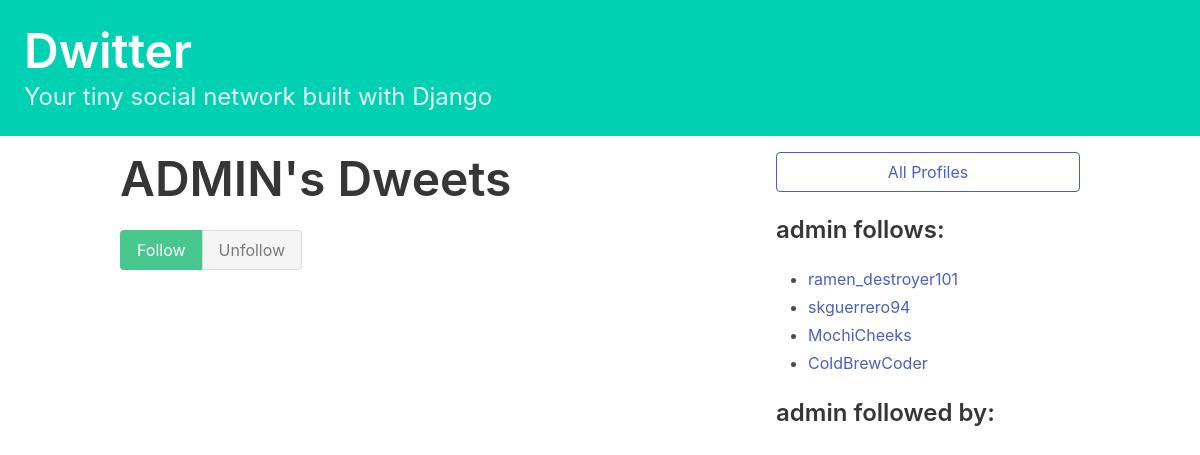
/profile/9 (signed in), run on an earlier commit of the app's database.
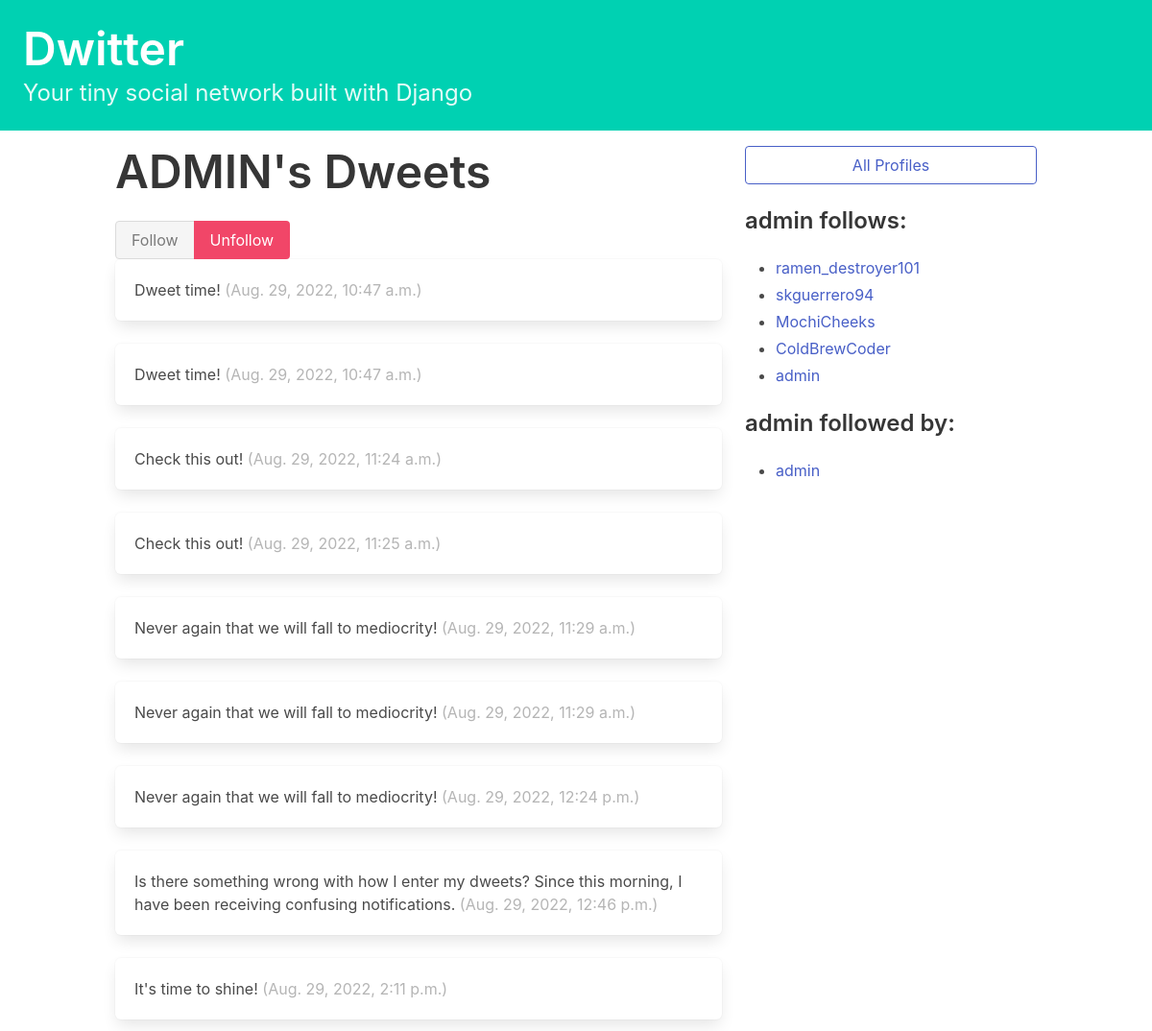
And on a later commit of the database.
### dwitter/models.py (models this page shows, shortened)
class Profile(models.Model):
    user = models.OneToOneField(User, on_delete=models.CASCADE)
    follows = models.ManyToManyField(
        "self",
        related_name="followed_by",
        symmetrical=False,
        blank=True
    )
    def __str__(self):
        return self.user.username

class Dweet(models.Model):
    user = models.ForeignKey(
        User, related_name="dweets", on_delete=models.DO_NOTHING
    )
    body = models.CharField(max_length=140)
    created_at = models.DateTimeField(auto_now_add=True)

### dwitter/views.py (the view, shortened to what this page needs)
# urls.py: path("profile/<int:pk>", profile, name="profile"),
def profile(request, pk):
    if not hasattr(request.user, 'profile'):
        missing_profile = Profile(user=request.user)
        missing_profile.save()
    profile = Profile.objects.get(pk=pk)
    return render(request, "dwitter/profile.html", {"profile": profile})

### dwitter/templates/dwitter/profile.html (shortened to what this page needs)
{% extends 'base.html' %}
{% block content %}
<div class="column">
    <div class="block">
        <h1 class="title is-1">
            {{profile.user.username|upper}}'s Dweets
        </h1>
    </div>
    <form method="post">
        <div class="buttons has-addons">
            {% if profile in user.profile.follows.all %}
                <button class="button is-success is-static">Follow</button>
                <button class="button is-danger" name="follow" value="unfollow">
                    Unfollow
                </button>
            {% else %}
                <button class="button is-success" name="follow" value="follow">
                    Follow
                </button>
                <button class="button is-danger is-static">Unfollow</button>
            {% endif %}
        </div>
    </form>
    <div class="content">
        {% for dweet in profile.user.dweets.all %}
            <div class="box">
                {{ dweet.body }}
                <span class="is-small has-text-grey-light">
                    ({{ dweet.created_at }})
                </span>
            </div>
        {% endfor %}
    </div>
</div>
<div class="column is-one-third">
    <div class="block">
        <a href="{% url 'dwitter:profile_list' %}">
            <button class="button is-link is-outlined is-fullwidth">
                All Profiles
            </button>
        </a>
    </div>
    <div class="block">
        <h3 class="title is-4">
            {{profile.user.username}} follows:
        </h3>
        <div class="content">
            <ul>
            {% for following in profile.follows.all %}
                <li>
                    <a href="{% url 'dwitter:profile' following.id %}">
                        {{ following }}
                    </a>
                </li>
            {% endfor %}
            </ul>
        </div>
    </div>
    <div class="block">
        <h3 class="title is-4">
            {{profile.user.username}} followed by:
        </h3>
        <div class="content">
            <ul>
            {% for followers in profile.followed_by.all %}
                <li>
                    <a href="{% url 'dwitter:profile' followers.id %}">
                        {{ followers }}
                    </a>
                </li>
            {% endfor %}
            </ul>
        </div>
    </div>
</div>
{% endblock content %}

What changed in the data, as far as the page shows it:
now on one of the page's lists (row unchanged): Profile: user.username "admin"
added Dweet: body "Dweet time!", created_at "Aug. 29, 2022, 10:47 a.m."
added Dweet: body "Dweet time!", created_at "Aug. 29, 2022, 10:47 a.m."
added Dweet: body "Check this out!", created_at "Aug. 29, 2022, 11:24 a.m."
added Dweet: body "Check this out!", created_at "Aug. 29, 2022, 11:25 a.m."
added Dweet: body "Never again that we will fall to mediocrity!", created_at "Aug. 29, 2022, 11:29 a.m."
added Dweet: body "Never again that we will fall to mediocrity!", created_at "Aug. 29, 2022, 11:29 a.m."
added Dweet: body "Never again that we will fall to mediocrity!", created_at "Aug. 29, 2022, 12:24 p.m."
added Dweet: body "Is there something wrong with how I enter my dweets? Since this morning, I have been receiving confusing notifications.", created_at "Aug. 29, 2022, 12:46 p.m."
added Dweet: body "It's time to shine!", created_at "Aug. 29, 2022, 2:11 p.m."
